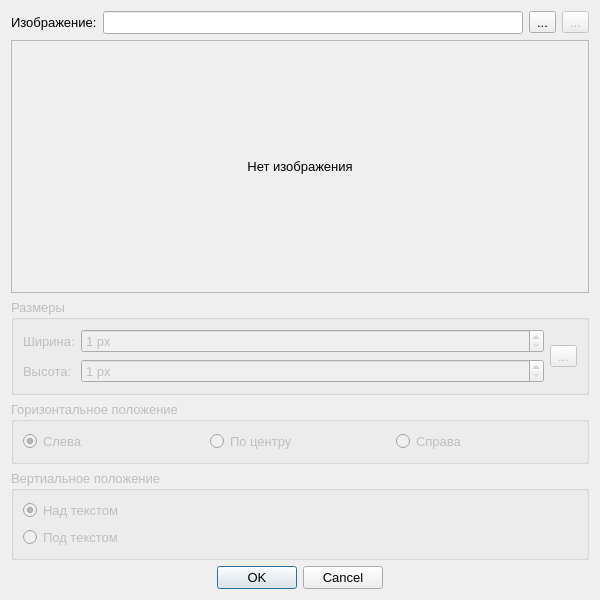
<?xml version="1.0" encoding="UTF-8"?>
<ui version="4.0">
 <class>ImageInsertionDialog</class>
 <widget class="QDialog" name="ImageInsertionDialog">
  <property name="geometry">
   <rect>
    <x>0</x>
    <y>0</y>
    <width>600</width>
    <height>600</height>
   </rect>
  </property>
  <property name="minimumSize">
   <size>
    <width>600</width>
    <height>600</height>
   </size>
  </property>
  <property name="font">
   <font>
    <pointsize>10</pointsize>
   </font>
  </property>
  <property name="windowTitle">
   <string>Настройки изображения</string>
  </property>
  <property name="windowIcon">
   <iconset>
    <normalon>:/icons/image.png</normalon>
   </iconset>
  </property>
  <layout class="QVBoxLayout" name="verticalLayout">
   <item>
    <layout class="QHBoxLayout" name="horizontalLayout">
     <item>
      <widget class="QLabel" name="label">
       <property name="text">
        <string>Изображение:</string>
       </property>
      </widget>
     </item>
     <item>
      <widget class="QLineEdit" name="nameEdit">
       <property name="readOnly">
        <bool>true</bool>
       </property>
      </widget>
     </item>
     <item>
      <widget class="QToolButton" name="chooseButton">
       <property name="toolTip">
        <string>Выбрать изображение</string>
       </property>
       <property name="text">
        <string>...</string>
       </property>
       <property name="icon">
        <iconset>
         <normalon>:/icons/folder.png</normalon>
        </iconset>
       </property>
       <property name="iconSize">
        <size>
         <width>24</width>
         <height>24</height>
        </size>
       </property>
      </widget>
     </item>
     <item>
      <widget class="QToolButton" name="removeButton">
       <property name="enabled">
        <bool>false</bool>
       </property>
       <property name="toolTip">
        <string>Сбросить изображение</string>
       </property>
       <property name="text">
        <string>...</string>
       </property>
       <property name="icon">
        <iconset>
         <normalon>:/icons/delete.png</normalon>
        </iconset>
       </property>
       <property name="iconSize">
        <size>
         <width>24</width>
         <height>24</height>
        </size>
       </property>
      </widget>
     </item>
    </layout>
   </item>
   <item>
    <widget class="QScrollArea" name="scrollArea">
     <property name="widgetResizable">
      <bool>true</bool>
     </property>
     <widget class="QWidget" name="scrollAreaWidgetContents">
      <property name="geometry">
       <rect>
        <x>0</x>
        <y>0</y>
        <width>580</width>
        <height>234</height>
       </rect>
      </property>
      <layout class="QVBoxLayout" name="verticalLayout_3">
       <item>
        <widget class="QLabel" name="imagePreview">
         <property name="sizePolicy">
          <sizepolicy hsizetype="Preferred" vsizetype="Preferred">
           <horstretch>0</horstretch>
           <verstretch>0</verstretch>
          </sizepolicy>
         </property>
         <property name="text">
          <string>Нет изображения</string>
         </property>
         <property name="alignment">
          <set>Qt::AlignCenter</set>
         </property>
        </widget>
       </item>
      </layout>
     </widget>
    </widget>
   </item>
   <item>
    <widget class="QGroupBox" name="sizeBox">
     <property name="enabled">
      <bool>false</bool>
     </property>
     <property name="title">
      <string>Размеры</string>
     </property>
     <layout class="QHBoxLayout" name="horizontalLayout_3">
      <item>
       <layout class="QFormLayout" name="formLayout">
        <item row="0" column="0">
         <widget class="QLabel" name="label_2">
          <property name="text">
           <string>Ширина:</string>
          </property>
         </widget>
        </item>
        <item row="0" column="1">
         <widget class="QSpinBox" name="widthBox">
          <property name="suffix">
           <string> px</string>
          </property>
          <property name="minimum">
           <number>1</number>
          </property>
          <property name="maximum">
           <number>10000</number>
          </property>
         </widget>
        </item>
        <item row="1" column="0">
         <widget class="QLabel" name="label_3">
          <property name="text">
           <string>Высота:</string>
          </property>
         </widget>
        </item>
        <item row="1" column="1">
         <widget class="QSpinBox" name="heightBox">
          <property name="suffix">
           <string> px</string>
          </property>
          <property name="minimum">
           <number>1</number>
          </property>
          <property name="maximum">
           <number>10000</number>
          </property>
         </widget>
        </item>
       </layout>
      </item>
      <item>
       <widget class="QToolButton" name="lockButton">
        <property name="toolTip">
         <string>Сохранение пропорций</string>
        </property>
        <property name="text">
         <string>...</string>
        </property>
        <property name="icon">
         <iconset resource="resources.qrc">
          <normaloff>:/icons/unlock.png</normaloff>
          <normalon>:/icons/lock.png</normalon>:/icons/unlock.png</iconset>
        </property>
        <property name="iconSize">
         <size>
          <width>24</width>
          <height>24</height>
         </size>
        </property>
        <property name="checkable">
         <bool>true</bool>
        </property>
        <property name="autoRepeat">
         <bool>true</bool>
        </property>
       </widget>
      </item>
     </layout>
    </widget>
   </item>
   <item>
    <widget class="QGroupBox" name="horizontalAlignBox">
     <property name="enabled">
      <bool>false</bool>
     </property>
     <property name="title">
      <string>Горизонтальное положение</string>
     </property>
     <layout class="QHBoxLayout" name="horizontalLayout_2">
      <item>
       <widget class="QRadioButton" name="alignLeftButton">
        <property name="text">
         <string>Слева</string>
        </property>
        <property name="checked">
         <bool>true</bool>
        </property>
       </widget>
      </item>
      <item>
       <widget class="QRadioButton" name="alignCenterButton">
        <property name="text">
         <string>По центру</string>
        </property>
       </widget>
      </item>
      <item>
       <widget class="QRadioButton" name="alignRightButton">
        <property name="text">
         <string>Справа</string>
        </property>
       </widget>
      </item>
     </layout>
    </widget>
   </item>
   <item>
    <widget class="QGroupBox" name="verticalAlignBox">
     <property name="enabled">
      <bool>false</bool>
     </property>
     <property name="title">
      <string>Вертиальное положение</string>
     </property>
     <layout class="QVBoxLayout" name="verticalLayout_2">
      <item>
       <widget class="QRadioButton" name="alignTopButton">
        <property name="text">
         <string>Над текстом</string>
        </property>
        <property name="checked">
         <bool>true</bool>
        </property>
       </widget>
      </item>
      <item>
       <widget class="QRadioButton" name="alignBottomButton">
        <property name="text">
         <string>Под текстом</string>
        </property>
       </widget>
      </item>
     </layout>
    </widget>
   </item>
   <item>
    <widget class="QDialogButtonBox" name="buttonBox">
     <property name="orientation">
      <enum>Qt::Horizontal</enum>
     </property>
     <property name="standardButtons">
      <set>QDialogButtonBox::Cancel|QDialogButtonBox::Ok</set>
     </property>
     <property name="centerButtons">
      <bool>true</bool>
     </property>
    </widget>
   </item>
  </layout>
 </widget>
 <resources>
  <include location="resources.qrc"/>
 </resources>
 <connections>
  <connection>
   <sender>buttonBox</sender>
   <signal>accepted()</signal>
   <receiver>ImageInsertionDialog</receiver>
   <slot>accept()</slot>
   <hints>
    <hint type="sourcelabel">
     <x>248</x>
     <y>254</y>
    </hint>
    <hint type="destinationlabel">
     <x>157</x>
     <y>274</y>
    </hint>
   </hints>
  </connection>
  <connection>
   <sender>buttonBox</sender>
   <signal>rejected()</signal>
   <receiver>ImageInsertionDialog</receiver>
   <slot>reject()</slot>
   <hints>
    <hint type="sourcelabel">
     <x>316</x>
     <y>260</y>
    </hint>
    <hint type="destinationlabel">
     <x>286</x>
     <y>274</y>
    </hint>
   </hints>
  </connection>
 </connections>
</ui>
